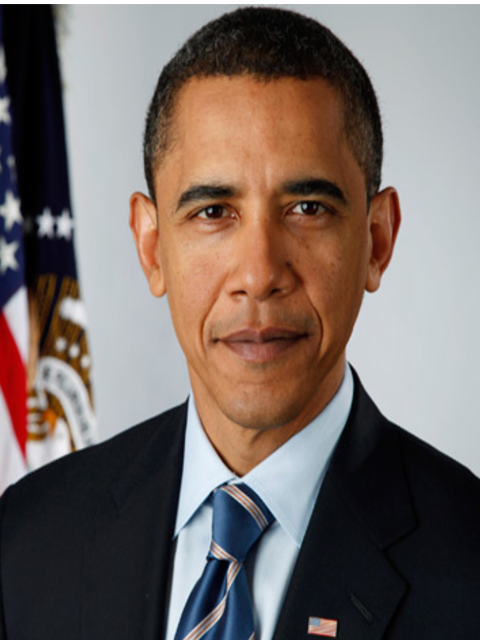
#> input picture images/obama.png, 480 x 640 px
$ python face_swap.py
#> lines starting #> are read from the running program, lines starting #| are printed output that depends on the picture; after the words box and inside, x2 and y2 are one past the last pixel; in counts of white or black regions, pixels touching at a corner belong together
import cv2
import numpy as np
import json

def find_index_landmark(array):
    index = None
    for num in array[0]:
        index = num
        break
    return index

def get_landmark_points(json_path):
    with open(json_path, 'r') as f:
        points = json.load(f)
    return points['point']

def get_triangles(points):
    convexhull = cv2.convexHull(np.array(points, dtype=np.int32))
    rect = cv2.boundingRect(convexhull)
    subdiv = cv2.Subdiv2D(rect)
    subdiv.insert(points)
    triangles = subdiv.getTriangleList().astype(np.int32)
    return triangles, convexhull

def create_mask(triangle_points, image):
    triangle = np.array(triangle_points, dtype=np.int32)
    bounding_rect = cv2.boundingRect(triangle)
    (x, y, w, h) = bounding_rect
    cropped_triangle = image[y:y+h, x:x+w]
    mask = np.zeros((h, w), np.uint8)

    points = np.array((
                    (triangle_points[0][0] - x, triangle_points[0][1] - y),
					(triangle_points[1][0] - x, triangle_points[1][1] - y),
					(triangle_points[2][0] - x, triangle_points[2][1] - y)), np.int32)

    cv2.fillConvexPoly(mask, points, 255)
    roi = cv2.bitwise_and(cropped_triangle, cropped_triangle, mask=mask)
    return roi, points, bounding_rect

def warp(face_path, json1, body_path, json2):

#> called with face_path = './images/obama.png', json1 = './images/obama_auto.json', body_path = './images/clinton.png', json2 = './images/clinton_auto.json'
    face = cv2.imread(face_path)
#> face is the input picture: shape (640, 480, 3); mean B, G, R 102.4, 107, 118.9
    body = cv2.imread(body_path)
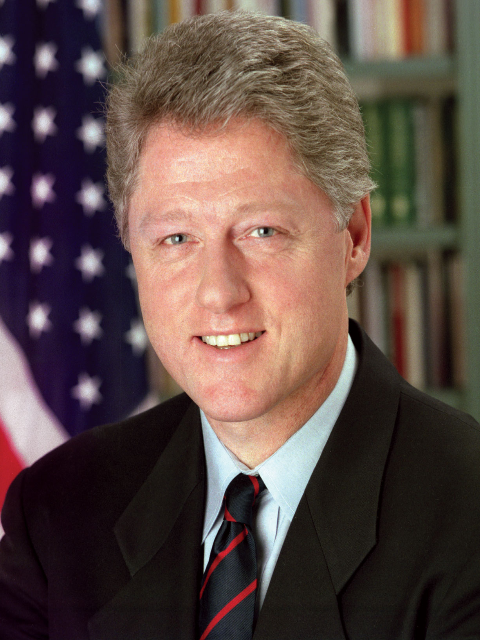
#> input picture images/clinton.png, 480 x 640 px
#> body is the input picture: shape (640, 480, 3); mean B, G, R 69.5, 74.4, 92.9

    face_gray = cv2.cvtColor(face, cv2.COLOR_BGR2GRAY)
    body_gray = cv2.cvtColor(body, cv2.COLOR_BGR2GRAY)
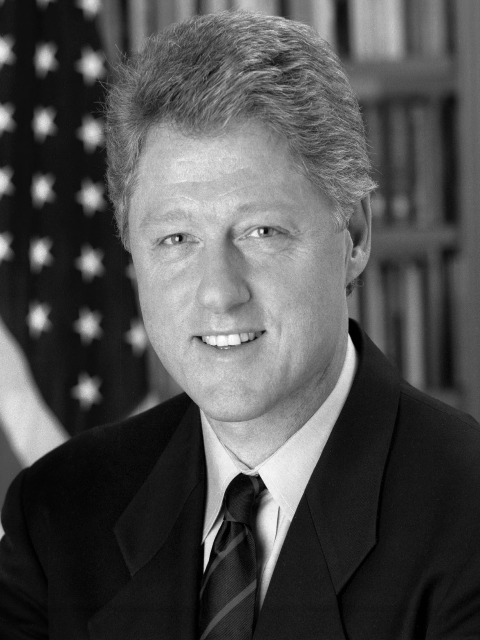
#> body_gray: shape (640, 480); min 0, max 255, mean 79.3

    body_new_face = np.zeros_like(body)

    points1 = get_landmark_points(json1)
#> (reads images/obama_auto.json from the repository)
    points1_np = np.array(points1, dtype=np.int32)
    points2 = get_landmark_points(json2)
#> (reads images/clinton_auto.json from the repository)

    triangles1, _ = get_triangles(points1)
    _, convexhull2 = get_triangles(points2)
    indexes_triangles = []

    for triangle in triangles1:
        v1 = (triangle[0], triangle[1])
        v2 = (triangle[2], triangle[3])
        v3 = (triangle[4], triangle[5])

        index_v1 = np.where((points1_np == v1).all(axis=1))
        index_v1 = find_index_landmark(index_v1)
        index_v2 = np.where((points1_np == v2).all(axis=1))
        index_v2 = find_index_landmark(index_v2)
        index_v3 = np.where((points1_np == v3).all(axis=1))
        index_v3 = find_index_landmark(index_v3)

        # Saves coordinates if the triangle exists and has 3 vertices
        if index_v1 is not None and index_v2 is not None and index_v3 is not None:
            indexes_triangles.append([index_v1, index_v2, index_v3])

    for triangle_index in indexes_triangles:
        tr1_v1 = points1[triangle_index[0]]
        tr1_v2 = points1[triangle_index[1]]
        tr1_v3 = points1[triangle_index[2]]

        cropped_triangle, face_tri, _ = create_mask((tr1_v1, tr1_v2, tr1_v3), face)

        # body triangulation
        tr2_v1 = points2[triangle_index[0]]
        tr2_v2 = points2[triangle_index[1]]
        tr2_v3 = points2[triangle_index[2]]

        _, body_tri, rect = create_mask((tr2_v1, tr2_v2, tr2_v3), body)
        x, y, w, h = rect

        # warping triangles
        face_tri = np.float32(face_tri)
        body_tri = np.float32(body_tri)
        M = cv2.getAffineTransform(face_tri, body_tri)
        warped_triangle = cv2.warpAffine(cropped_triangle, M, (w, h))

        # creating new face
        body_new_face_rect_area = body_new_face[y: y + h, x: x + w]
        body_new_face_rect_area = cv2.add(body_new_face_rect_area, warped_triangle)
        body_new_face[y: y + h, x: x + w] = body_new_face_rect_area
#> this loop made 113 passes
#> (face_tri, body_tri, x, y, w, h, M) on passes 1 to 5: ([[12, 26], [0, 0], [22, 18]], [[15, 25], [0, 0], [24, 19]], 147, 218, 25, 26, [[0.994, 0.118, 0], [0.124, 0.904, 0]]), ([[10, 0], [22, 26], [0, 17]], [[8, 0], [23, 25], [0, 13]], 139, 218, 24, 26, [[0.998, 0.116, -1.98], [0.188, 0.875, -1.87]]), ([[0, 47], [17, 0], [33, 6]], [[0, 46], [12, 0], [24, 6]], 189, 353, 25, 47, [[0.745, 0.0141, -0.66], [0.00703, 0.981, -0.119]]), ([[35, 0], [18, 47], [0, 19]], [[30, 0], [18, 46], [0, 26]], 171, 353, 31, 47, [[0.894, 0.0681, -1.29], [-0.263, 0.884, 9.21]]), ([[2, 39], [0, 7], [16, 0]], [[5, 49], [0, 22], [9, 0]], 130, 231, 10, 50, [[0.614, 0.118, -0.825], [-0.979, 0.905, 15.67]])
#> pass 1, in create_mask, `roi = cv2.bitwise_and(cropped_triangle, cropped_triangle, mask=mask)`:
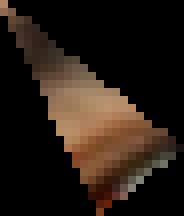
#> roi: shape (27, 23, 3) (shown 8 times larger); mean B, G, R 20.3, 28.3, 39.2
#> pass 1, in create_mask (call 2), `roi = cv2.bitwise_and(cropped_triangle, cropped_triangle, mask=mask)`:
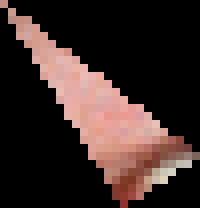
#> roi: shape (26, 25, 3) (shown 8 times larger); mean B, G, R 39.2, 42.5, 58.7
#> after the loop:
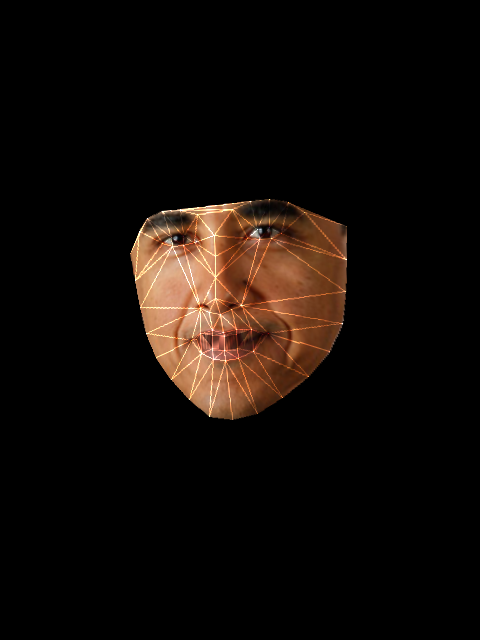
#> body_new_face: shape (640, 480, 3); mean B, G, R 7.5, 11.6, 18.2

    body_face_mask = np.zeros_like(body_gray)
    body_head_mask = cv2.fillConvexPoly(body_face_mask, convexhull2, 255)
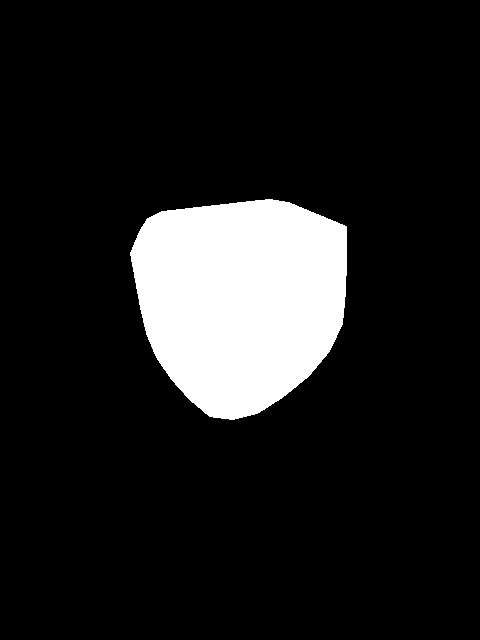
#> body_face_mask: shape (640, 480); 12.1% white; 1 white region, box (x1, y1, x2, y2) and area: (130, 199, 347, 420) 37217
    body_face_mask = cv2.bitwise_not(body_head_mask)

    body_faceless = cv2.bitwise_and(body, body, mask=body_face_mask)
    result = cv2.add(body_faceless, body_new_face)

    # Seamless cloning
    (x, y, widht, height) = cv2.boundingRect(convexhull2)
    center_face2 = (int((x+x+widht)/2), int((y+y+height)/2))
    seamlessclone = cv2.seamlessClone(result, body, body_head_mask, center_face2, cv2.NORMAL_CLONE)
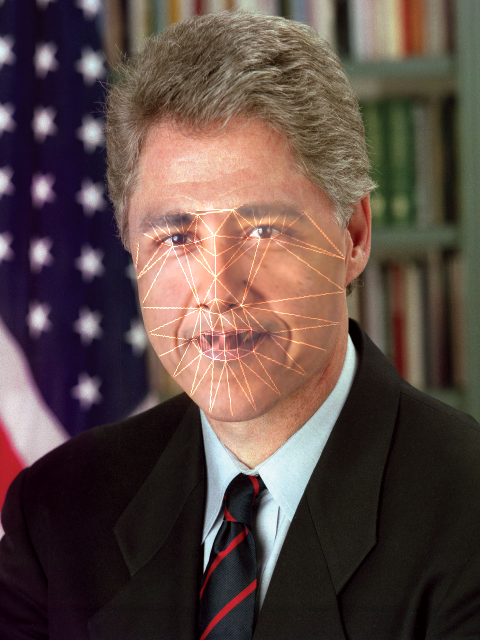
#> seamlessclone: shape (640, 480, 3); mean B, G, R 68.5, 73.5, 92.1

    cv2.imshow('Result', seamlessclone)
    cv2.waitKey()
    cv2.destroyAllWindows()


if __name__ == '__main__':
    json_0 = './images/obama_auto.json'
    json_1 = './images/clinton_auto.json'
    image_0 = './images/obama.png'
    image_1 = './images/clinton.png'
    warp(image_0, json_0, image_1, json_1)
